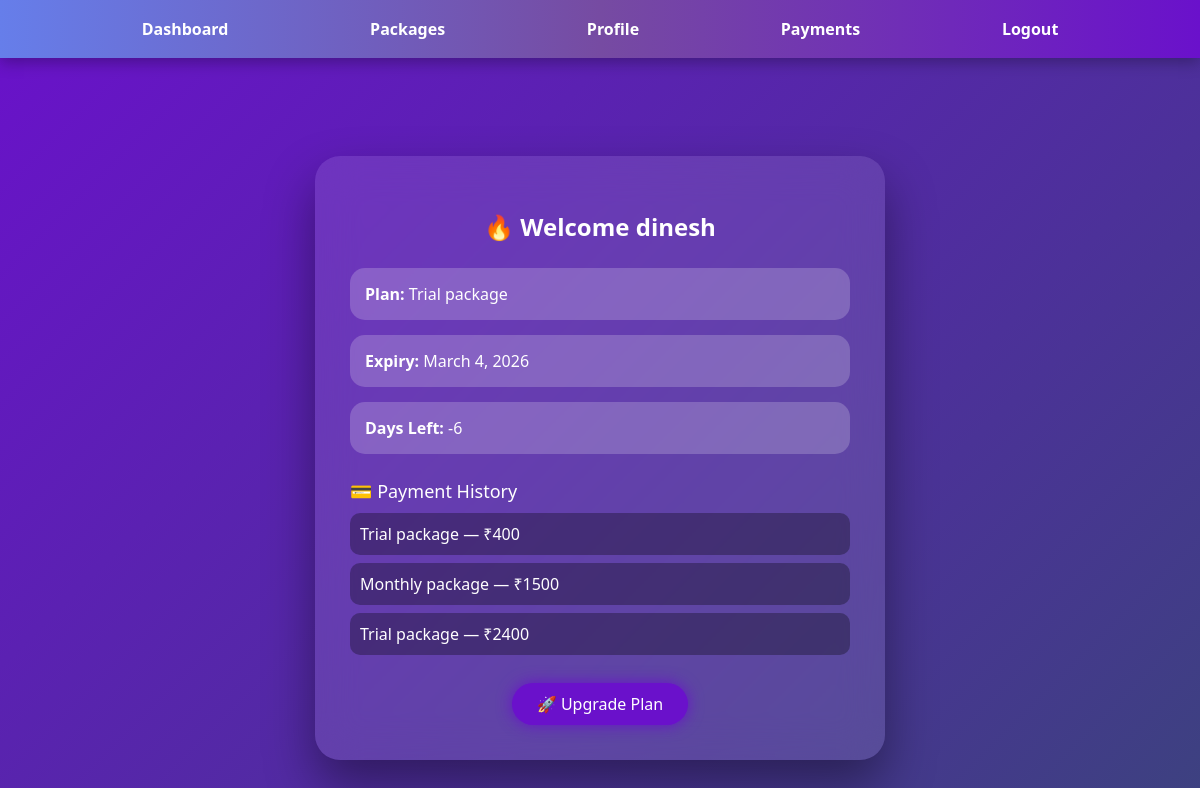
The page /dashboard/ (signed in) on the database its author committed.
### packages/models.py (models this page shows, shortened)
class Membership(models.Model):
    user = models.ForeignKey(User, on_delete=models.CASCADE)
    package = models.ForeignKey(Package, on_delete=models.CASCADE)
    trainer = models.ForeignKey(
        Trainer,
        on_delete=models.SET_NULL,
        null=True,
        blank=True
    )
    start_date = models.DateField(auto_now_add=True)
    payment_status = models.BooleanField(default=True)
    def expiry_date(self):
        return self.start_date + timedelta(days=self.package.duration)
    def days_left(self):
        return (self.expiry_date() - date.today()).days

class Package(models.Model):
    name = models.CharField(max_length=100)
    price = models.IntegerField()
    duration = models.IntegerField()

class Payment(models.Model):
    user = models.ForeignKey(User, on_delete=models.CASCADE)
    package = models.ForeignKey(Package, on_delete=models.CASCADE)
    trainer = models.ForeignKey(
        Trainer,
        on_delete=models.SET_NULL,
        null=True,
        blank=True
    )
    amount = models.IntegerField()
    payment_date = models.DateTimeField(auto_now_add=True)
    status = models.CharField(max_length=20, default="Paid")

### accounts/views.py (the view)
# urls.py: path('dashboard/', views.dashboard, name="dashboard"),
def dashboard(request):
    membership = Membership.objects.filter(
        user=request.user
    ).last()
    payments = Payment.objects.filter(
        user=request.user
    )
    return render(
        request,
        "dashboard.html",
        {
            "membership": membership,
            "payments": payments
        }
    )

### templates/dashboard.html (shortened to what this page needs)
{% extends 'base.html' %}
{% block content %}
<div class="dashboard-wrapper">
    <div class="dashboard-card" id="card">
        <h2>🔥 Welcome {{request.user.username}}</h2>
        {% if membership %}
        <div class="info-box">
            <strong>Plan:</strong> {{membership.package.name}}
        </div>
        <div class="info-box">
            <strong>Expiry:</strong> {{membership.expiry_date}}
        </div>
        <div class="info-box">
            <strong>Days Left:</strong> {{membership.days_left}}
        </div>
        {% else %}
        <div class="info-box">
            No Active Plan
        </div>
        {% endif %}
        <div class="section-title">💳 Payment History</div>
        {% for payment in payments %}
        <div class="payment-item">
            {{payment.package.name}} — ₹{{payment.amount}}
        </div>
        {% empty %}
        <div class="payment-item">
            No Payments Yet
        </div>
        {% endfor %}
        <div style="text-align:center;">
            <a href="/packages/" class="btn-glow">
                🚀 Upgrade Plan
            </a>
        </div>
    </div>
</div>
{% endblock %}

### templates/base.html (style rules this page uses)
body { margin: 0; font-family: Arial, sans-serif; }

### templates/dashboard.html (style rules this page uses)
body { margin: 0; font-family: 'Segoe UI', sans-serif; background: linear-gradient(-45deg, #0f2027, #203a43, #2c5364, #6a11cb); background-size: 400% 400%; animation: gradientBG 12s ease infinite; }
.dashboard-wrapper { display: flex; justify-content: center; align-items: center; min-height: 90vh; }
.dashboard-card { width: 500px; padding: 35px; border-radius: 25px; backdrop-filter: blur(20px); background: rgba(255,255,255,0.1); box-shadow: 0 25px 50px rgba(0,0,0,0.4); color: white; transform-style: preserve-3d; transition: transform 0.4s ease; }
.dashboard-card h2 { text-align: center; margin-bottom: 25px; }
.info-box { background: rgba(255,255,255,0.2); padding: 15px; margin-bottom: 15px; border-radius: 15px; transition: 0.3s; }
.section-title { margin-top: 25px; margin-bottom: 10px; font-size: 18px; }
.payment-item { padding: 10px; background: rgba(0,0,0,0.3); border-radius: 10px; margin-bottom: 8px; transition: 0.3s; }
.btn-glow { display: inline-block; margin-top: 20px; padding: 10px 25px; border-radius: 30px; text-decoration: none; color: white; background: #6a11cb; box-shadow: 0 0 15px #6a11cb; transition: 0.3s; }

### rows shown on the page
Membership: package.name "Trial package", expiry_date "March 4, 2026", days_left "-6"
Payment: package.name "Trial package", amount "400"
Payment: package.name "Monthly package", amount "1500"
Payment: package.name "Trial package", amount "2400"

### other values the page prints
{{ request.user.username }} "dinesh"
